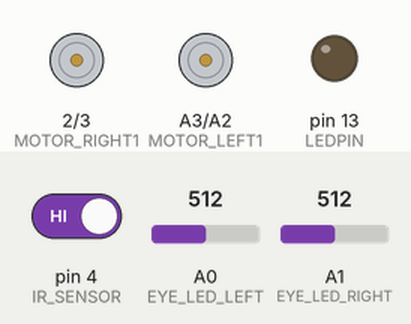
Bench run of a sketch on a simulated Arduino Nano, built with avr-gcc and run on an emulated ATmega328P. On the bench: motor-driver pin pairs drawn as motors (green arrow = first pin HIGH = forward, orange = second pin HIGH = backward, longer = more drive, scaled by the enable pin), output pins drawn as LEDs (lit = HIGH). The test bench sets the inputs (shaded band); at power-on: A0 (EYE_LED_LEFT) = 512, A1 (EYE_LED_RIGHT) = 512, pin 4 (IR_SENSOR) HIGH.

Above: at 3.2 s.
3.3 s: A0 (EYE_LED_LEFT) set to 534
At 3.7 s:
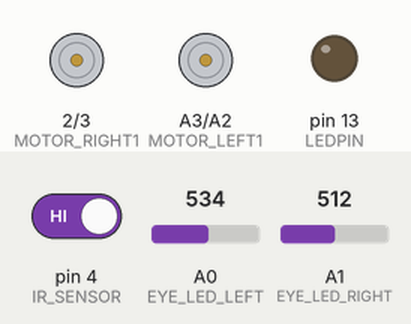
6.3 s: A1 (EYE_LED_RIGHT) set to 716
At 7.2 s:
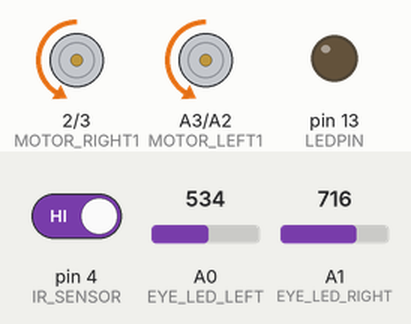
8.0 s: pin 4 (IR_SENSOR) driven LOW
At 9.78 s:
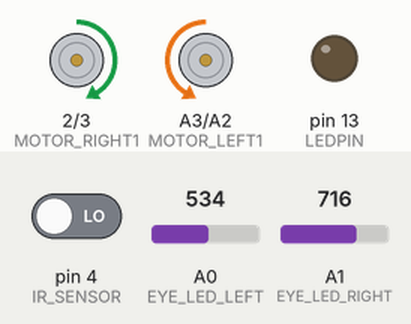
11.0 s: pin 4 (IR_SENSOR) driven HIGH
Timing chart, 0 to 15.0 s (numbered marks = the images above; inputs shaded):
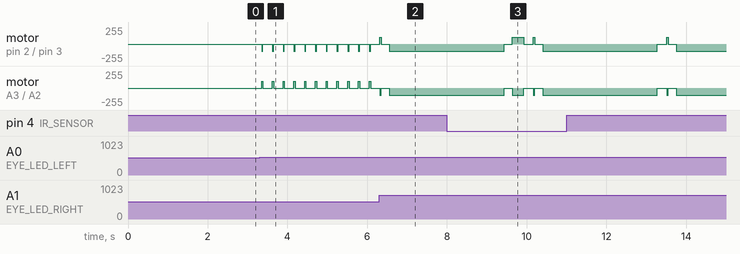

Measured:
- the behaviour switches between 516 and 517 on A0 (EYE_LED_LEFT) (found by bisection; images 0 and 1)
- after the input at 3.3 s, motor on pin 2 (MOTOR_RIGHT1) / pin 3 (MOTOR_RIGHT2): alternates backward 105/255 for 0.03 s and stopped for 0.24 s, starting after 0.05 s; motor on A3 (MOTOR_LEFT1) / A2 (MOTOR_LEFT2): alternates forward 105/255 for 0.03 s and stopped for 0.24 s, starting after 0.05 s

The sketch:

Tormod_ChickenBot.ino
```cpp
/***********************************************************

 light seeker robot sounding like a chicken.

 ***********************************************************/
#include "freiBot.h"

void setup()
{
  initRobotHardware();
  delay(2000);

}

int groesse         = 20; // in cm
int geschwindigkeit = 105;
int passed = 0;
int toggle = 0;
int tgcount = 0;
int ledR = 0;
int tick = 0;
int orient, oldorient = 0;
int eyeD, oldEyeD = 0;
float meanD;
int flashL;


void loop()
{
  int n;
  int eyeL, eyeR;
  int spike;

  for(n=0;n<4;n++)
  {
    tgcount++;
    if (tgcount == 1000) {
      tgcount = 0;
      // setLed(EYE_LED_RIGHT, toggle);
      toggle = 1 - toggle;
      tick = 1;
    } else {
      tick= 0;
    }

    eyeL = get_eyeValue(LEFT);
    eyeR = get_eyeValue(RIGHT);
    oldEyeD = eyeD;
    eyeD = eyeL - eyeR;

    oldorient = orient;
    orient = - eyeD;

    meanD = 0.95 * meanD + 0.05 * orient;
    spike = orient - meanD;

    if (orient > 4) {
        Turn ( 10,      geschwindigkeit );
    } else if (orient < -4) {
        Turn ( -10,     geschwindigkeit );
    }

    if (spike > 5) {
        flashL = 100;
        if (spike > 95)
          spike = 95;
        Go( (float) groesse  * (spike - 5) / 20.0, geschwindigkeit );
    }

    if (tick && flashL > 0)
      flashL--;
    if (flashL != 0) {
      // setLed(EYE_LED_LEFT,  1);
    } else {
      // setLed(EYE_LED_LEFT,  0);
    }
    if (isIrSignal()) {
      // setLed(EYE_LED_LEFT,  1);
      if (passed > 50) {
        // setLed(EYE_LED_RIGHT, 1);
        Go   ( groesse, geschwindigkeit );
      } else {
        // setLed(EYE_LED_RIGHT, 0);
        Turn ( 90,      geschwindigkeit ); // 90 grad
      }
      passed = 0;
    } else {
      // setLed(EYE_LED_LEFT,  0);
      passed += tick;
      if (passed > 1000)
         passed = 1000;
    }


  } // for
} // loop
/*******************************************************************************
*   -c--date---version--nickname--------email---------------------------------
*
*   (c) 2015   V0.1     Tormod
*
*******************************************************************************/
```

asuro.cpp
```cpp
/*
*
* Addapted functions like the ASURO LIB
*
* http://sourceforge.net/projects/asuro/
*
*/
#include "asuro.h"

extern "C"
{
	void Msleep(uint32_t time_ms)
	{
	  delay(time_ms);
	}

	void Sleep(uint32_t time_us)
	{
	  delayMicroseconds(time_us);
	}

	void MotorSpeed(uint8_t left, uint8_t right)
	{
	  analogWrite(ENABLE_RIGHT, right);
	  analogWrite(ENABLE_LEFT, left);
	}

	void MotorDir(uint8_t left, uint8_t right)
	{
	  //*************** left motor *****************
	  if (left == FWD)
	  {
	    digitalWrite(MOTOR_LEFT1, LOW);
	    digitalWrite(MOTOR_LEFT2, HIGH);
	  }
	  if (left == RWD)
	  {
	    digitalWrite(MOTOR_LEFT1, HIGH);
	    digitalWrite(MOTOR_LEFT2, LOW);
	  }
	  if (left == BREAK)
	  {
	    digitalWrite(MOTOR_LEFT1, LOW);
	    digitalWrite(MOTOR_LEFT2, LOW);
	    MotorSpeed(255, 255);
	  }
	  if (left == FREE)
	  {
    	    analogWrite(ENABLE_LEFT, 0);
    	    digitalWrite(MOTOR_LEFT1, LOW);
	    digitalWrite(MOTOR_LEFT2, LOW);
	  }
	  //********** right motor ********************
	  if (right == FWD)
	  {
	    digitalWrite(MOTOR_RIGHT1, LOW);
	    digitalWrite(MOTOR_RIGHT2, HIGH);
	  }
	  if (right == RWD)
	  {
	    digitalWrite(MOTOR_RIGHT1, HIGH);
	    digitalWrite(MOTOR_RIGHT2, LOW);
	  }
	  if (right == BREAK)
	  {
	    digitalWrite(MOTOR_RIGHT1, LOW);
	    digitalWrite(MOTOR_RIGHT2, LOW);
	    MotorSpeed(255, 255);
	  }
	  if (right == FREE)
	  {
	    analogWrite(ENABLE_RIGHT, 0);
	    digitalWrite(MOTOR_RIGHT1, LOW);
	    digitalWrite(MOTOR_RIGHT2, LOW);
	  }

	}

	/*!
	 *  moves the robot forward/backward  OR  turns the robot
	 *        You can use the old function-names Go() and Turn()
	 *
	 * \param distance travalling distance in cm. positive = forward, negative = backward
	 *
	 * \param degree degrees to turn. positive = turn right, negative = turn left. range: -360..360
	 * \param speed motor speed. range: 0..255
	 *
	 */
	// void GoTurn(int distance, int degree, int speed);

	// tbd: rework
	// preliminary functions:
	// there is no encoder evailable on this robot
	// therefore the distance is even a coarse estimation
	#define DISTANCE_FACTOR 32
	#define TURN_FAKTOR 33

	void Go(int16_t distance, uint8_t speed)
	{
	  if(distance>0)  MotorDir(FWD, FWD);
	  else            MotorDir(RWD, RWD);
	  MotorSpeed(speed,speed);
	  delay((int32_t)abs(distance)*DISTANCE_FACTOR);
	  MotorDir(BREAK,BREAK); // rotate if there is no signal
	  delay(200);
	}

	void Turn(int16_t degree, uint8_t speed)
	{
	  if(degree>0)  MotorDir(FWD, RWD);
	  else          MotorDir(RWD, FWD);
	  MotorSpeed(speed,speed);
	  delay((int32_t)abs(degree)*TURN_FAKTOR/10);
	  MotorDir(BREAK,BREAK);
	  delay(200);
	}
}
/*******************************************************************************
*   -c--date---version--nickname--------email---------------------------------
*
*   (c) 2015   V0.1     stochri         christoph(at)roboterclub-freiburg.de
*   (c) ..     V0.2     ...... ........ ( your name ) ........................
*
*******************************************************************************
*   This program is free software; you can redistribute it and/or modify      *
*   it under the terms of the GNU General Public License as published by      *
*   the Free Software Foundation version 2 of the License,                    *
*   If you want to use this software for commercial purposes and you          *
*   don't want to make it open source, please contact the authors for         *
*   licensing.                                                                *
*                                                                             *
*   IF YOU EXTEND THE PROGRAM PLEASE MAINTAIN THE LIST OF AUTHORS             *
*   ( which means adding copyright in the list above )                        *
*                                                                             *
*******************************************************************************/
```

asuro.h
```cpp
#include "Arduino.h"
#include "sound.h"
#include "stdint.h"
#include "pin_defintions.h"


/************************************************************************************

	driver definitions

        Functions for compatibility to the ASURO robot

************************************************************************************/
// ASRURO Motor states
#define FREE    0                    // motor free runing
#define BREAK   1                    // break motor
#define FWD     2                    // motor forward
#define RWD     3                    // motor backward

#define LEFT	1
#define RIGHT   2

//#define Sleep(x) delayMicroseconds(x)

#ifdef __cplusplus
extern "C"
{
#endif
  void Msleep(uint32_t time_ms);
  void Sleep(uint32_t time_us);
  void MotorSpeed(uint8_t left, uint8_t right);
  void MotorDir(uint8_t left, uint8_t right);
  void Go   ( int16_t distance, uint8_t speed );
  void Turn ( int16_t degree  , uint8_t speed );
#ifdef __cplusplus
}
#endif


/*******************************************************************************
*   -c--date---version--nickname--------email---------------------------------
*
*   (c) 2015   V0.1     stochri         christoph(at)roboterclub-freiburg.de
*   (c) ..     V0.2     ...... ........ ( your name ) ........................
*
*******************************************************************************
*   This program is free software; you can redistribute it and/or modify      *
*   it under the terms of the GNU General Public License as published by      *
*   the Free Software Foundation version 2 of the License,                    *
*   If you want to use this software for commercial purposes and you          *
*   don't want to make it open source, please contact the authors for         *
*   licensing.                                                                *
*                                                                             *
*   IF YOU EXTEND THE PROGRAM PLEASE MAINTAIN THE LIST OF AUTHORS             *
*   ( which means adding copyright in the list above )                        *
*                                                                             *
*******************************************************************************/
```

freiBot.cpp
```cpp
#include "asuro.h"

void initRobotHardware()
{
  pinMode(IR_SENSOR, INPUT);

  pinMode(BUTTONPIN, INPUT_PULLUP);
  pinMode(WHISKERPIN, INPUT_PULLUP);

  pinMode(LEDPIN, OUTPUT);
  pinMode(EYE_LED_LEFT, OUTPUT);
  pinMode(EYE_LED_RIGHT, OUTPUT);

  pinMode(ENABLE_RIGHT, OUTPUT);
  pinMode(MOTOR_RIGHT1, OUTPUT);
  pinMode(MOTOR_RIGHT2, OUTPUT);

  pinMode(ENABLE_LEFT, OUTPUT);
  pinMode(MOTOR_LEFT1, OUTPUT);
  pinMode(MOTOR_LEFT2, OUTPUT);

}

#define AVERAGING_EYE_VALUES 170

uint16_t get_eyeValue(uint8_t side)
{
  uint16_t eye, n;
  uint32_t value = 0;

  if (side == LEFT) eye = EYE_LED_LEFT;
  else              eye = EYE_LED_RIGHT;

  pinMode(eye, OUTPUT);
  digitalWrite(eye, 0); // discharge
  pinMode(eye, INPUT);

  for (n = 0; n < AVERAGING_EYE_VALUES; n++)
  {
    value = value+ analogRead(eye);
  }

  value /= AVERAGING_EYE_VALUES;

  return value;
}

void setLed(uint8_t led, uint8_t value)
{
  if (led == EYE_LED_LEFT)
  {
    pinMode(EYE_LED_LEFT, OUTPUT);
    digitalWrite(EYE_LED_LEFT, value);
  }
  if (led == EYE_LED_RIGHT)
  {
    pinMode(EYE_LED_RIGHT, OUTPUT);
    digitalWrite(EYE_LED_RIGHT, value);
  }
}

uint8_t isIrSignal()
{
  return !digitalRead(IR_SENSOR);
}

void waitForIrSignal()
{
  while (!isIrSignal());
}

uint8_t whiskerTouched()
{
  static uint8_t oldState=0;
  uint8_t state;
  uint8_t result=0;

  state=!digitalRead(WHISKERPIN);

  if((state!=0)&&(oldState==0)) result=1;

  oldState=state;

  return result;
}


// original sound code from Asuro:
/****************************************************************************/
/*!
  \file     sound.c
  \brief    Soundausgabe Funktionen
  Mit den Motoren des ASUROs lassen sich auch Töne erzeugen.\n
  Das Prinzip dahinter ist folgendes:\n
  Die Frequenz des Tons wird durch umschalten der Motor Drehrichtung bestimmt.\n
  Die Lautstärke wird über die Geschwindigkeit der Motoren bestimmt.\n
  Theoretisch liessen sich damit auch Stereo Signale erzeugen, da es ja zwei\n
  Motoren gibt, die sich auch getrennt ansteuern lassen. Dazu müsste die\n
  Sound Funktion allerdings umgeschrieben werden.
  \see      Define fuer die Steuerung der Motoren in asuro.h\n
            FWD, RWD
  \version  sto2 - 01.09.2006 - stochri\n
            first version
  \version  V001 - 09.02.2007 - m.a.r.v.i.n\n
            +++ Alle Funktionen\n
            Kommentierte Version (KEINE Funktionsaenderung)
  \version  V002 - 18.02.2007 - Sternthaler\n
            +++ Alle Funktionen\n
            Einheitliche Formatierung zu den anderen Sourcen.
  \version  V003 - 26.06.2007 - stochri\n
            Bugfix Fehler in der Soundlaenge (max. 250ms)

*****************************************************************************/
/*****************************************************************************
*                                                                            *
*   This program is free software; you can redistribute it and/or modify     *
*   it under the terms of the GNU General Public License as published by     *
*   the Free Software Foundation; either version 2 of the License, or        *
*   any later version.                                                       *
*                                                                            *
*****************************************************************************/
//#include "asuro.h"

/****************************************************************************/
/*!
  \brief
  Soundausgabe ueber die Motoren.
  \param[in]
  freq          Frequenz in Hz
  \param[in]
  duration_msec Laenge in Millisekunden
  \param[in]
  amplitude     Amplitude
  \return
  nichts
  \par  Beispiel:
  (Nur zur Demonstration der Parameter/Returnwerte)
  \code
  // Laesst den Asuro einen Ton von 1kHz für eine 1/2 Sekunde
  // mit max. Amplitude (255) spielen.
  Sound (1000, 500, 255);
  \endcode
*****************************************************************************/
/*
void Sound (
  uint16_t freq,
  uint16_t duration_msec,
  uint8_t  amplitude)
{
  uint16_t wait_tics;
  uint32_t n,k,period_usec,dauer_usec;

  period_usec = 1000000L / freq;
  dauer_usec = 1000 * (uint32_t) duration_msec;
  k = dauer_usec / period_usec;

  //IR Interuptfreq=36KHz
  //Wavefreq=18KHz

  wait_tics = 18000 / freq;

  MotorSpeed (amplitude, amplitude);

  for (n = 0; n < k; n++)
  {
    MotorDir (FWD, FWD);
    Sleep (wait_tics);
    MotorDir (RWD, RWD);
    Sleep (wait_tics);
  }
  MotorSpeed (0, 0);
}*/


//#define BEEP sound (1000, 100, 255)
```

freiBot.h
```cpp
  #include "asuro.h"
  //#include "sound.h"

  void initRobotHardware(void);
  uint16_t get_eyeValue(uint8_t side);
  void setLed(uint8_t led, uint8_t value);
  uint8_t isIrSignal(void);
  void waitForIrSignal(void);
  uint8_t whiskerTouched(void);
    void Sound ( uint16_t freq,  uint16_t duration_msec,  uint8_t  amplitude);

  void motrChirp(uint16_t startFreq_HZ, uint16_t stopFreq_HZ,uint16_t duration_ms);
  void ringSound(void);
  void chirp(void);
  void beep(void);

/*******************************************************************************
*   -c--date---version--nickname--------email---------------------------------
*
*   (c) 2015   V0.1     stochri         christoph(at)roboterclub-freiburg.de
*   (c) ..     V0.2     ...... ........ ( your name ) ........................
*
*******************************************************************************
*   This program is free software; you can redistribute it and/or modify      *
*   it under the terms of the GNU General Public License as published by      *
*   the Free Software Foundation version 2 of the License,                    *
*   If you want to use this software for commercial purposes and you          *
*   don't want to make it open source, please contact the authors for         *
*   licensing.                                                                *
*                                                                             *
*   IF YOU EXTEND THE PROGRAM PLEASE MAINTAIN THE LIST OF AUTHORS             *
*   ( which means adding copyright in the list above )                        *
*                                                                             *
*******************************************************************************/
```

pin_defintions.h
```cpp
/*************************************************************************************

  GENUBOT

  robot hardware:

  microcontroller:     Arduino Nano
  motor driver:        L293D
  motors:              Pollin motors
  wheels:              inline skate ball bearings

  sensors:
  - button
  - 1 whisker
  - 2 LEDs ( used as light sensor )
  - MPU6050 3 axis accelerometer/gyrometer
  - IR sensor SFH5110

************************************************************************************/

// Arduino Nano pin out and schematic:
// https://www.arduino.cc/en/uploads/Main/ArduinoNanoManual23.pdf

// connecting the ARDUINO Nano and the MPU6050 accelerometer:
// http://shirotsuku.sakura.ne.jp/blog/?p=442
// ( interrupt pin is not connected at the moment to genubot )

// net list:
//===== robot pin name =  ARDUINO pin ===============================================================
#define MOTOR_RIGHT1     2 // dout, L293D pin10, motor driver right side, half bridge 1
#define MOTOR_RIGHT2     3 // dout, L293D pin15, motor driver right side, half bridge 2
#define IR_SENSOR        4  // din , SFH5110 sensor ( signal is active low )
#define NEOPIXEL_PIN     7  // dout, WS2812 RGB LED controll pin
#define ENABLE_RIGHT     9  // dout, L293D pin1, motor driver enable pin for right motor, OC1B used for motor PWM
#define ENABLE_LEFT      10 // dout, L293D pin9, motor driver enable pin for left moter, OC1A used for motor PWM
#define BUTTONPIN        11 // din,  button ( configure with pull up )
#define WHISKERPIN       12 // din,  whisker ( like a button configure with pull up )
#define LEDPIN           13 // dout, ARDUINO NANO LED

#define EYE_LED_LEFT     A0 // dout,ain, LED or LED as light sensor
#define EYE_LED_RIGHT    A1 // dout,ain, LED or LED as light sensor
#define MOTOR_LEFT2      A2  // dout, L293D pin2, motor driver left side half bridge 2
#define MOTOR_LEFT1      A3  // dout, L293D pin7, motor driver left side half bridge 1

// A2
// A3
#define I2C_SDA_PIN      A4 // I2C SDA, connected to MPU6050
#define I2C_SCL_PIN      A5 // I2C SCL, connected to MPU6050
// A6
// A7

// tbd:
// IR-LED digital out for distance sensor
// digital input for second whisker
// CNY70 line sensor digital out for LED
// CNY70 line sensor digital in for sensor

/*******************************************************************************
*   -c--date---version--nickname--------email---------------------------------
*
*   (c) 2015   V0.1     stochri         christoph(at)roboterclub-freiburg.de
*   (c) ..     V0.2     ...... ........ ( your name ) ........................
*
*******************************************************************************
*   This program is free software; you can redistribute it and/or modify      *
*   it under the terms of the GNU General Public License as published by      *
*   the Free Software Foundation version 2 of the License,                    *
*   If you want to use this software for commercial purposes and you          *
*   don't want to make it open source, please contact the authors for         *
*   licensing.                                                                *
*                                                                             *
*   IF YOU EXTEND THE PROGRAM PLEASE MAINTAIN THE LIST OF AUTHORS             *
*   ( which means adding copyright in the list above )                        *
*                                                                             *
*******************************************************************************/
```

Source omitted: sound.c (3869 bytes), sound.h (335 bytes)
